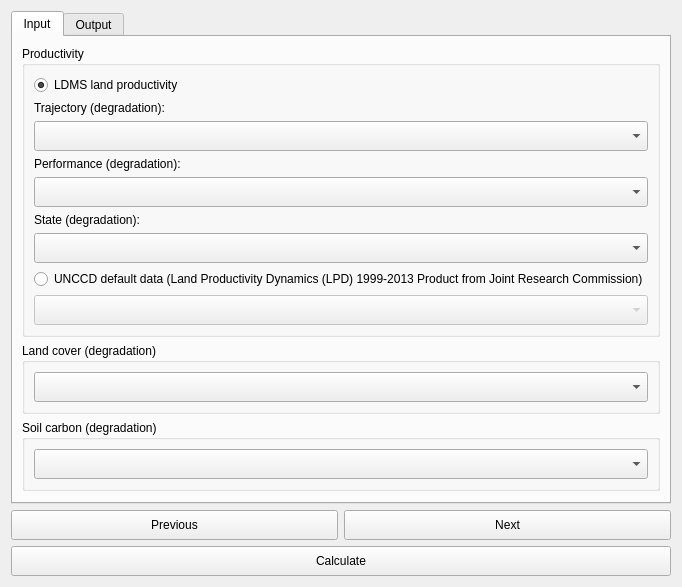
<?xml version="1.0" encoding="UTF-8"?>
<ui version="4.0">
 <class>DlgCalculateLDNSummaryTableAdmin</class>
 <widget class="QDialog" name="DlgCalculateLDNSummaryTableAdmin">
  <property name="geometry">
   <rect>
    <x>0</x>
    <y>0</y>
    <width>615</width>
    <height>560</height>
   </rect>
  </property>
  <property name="sizePolicy">
   <sizepolicy hsizetype="Fixed" vsizetype="Fixed">
    <horstretch>0</horstretch>
    <verstretch>0</verstretch>
   </sizepolicy>
  </property>
  <property name="windowTitle">
   <string>Calculate SDG 15.3.1 Indicator</string>
  </property>
  <layout class="QVBoxLayout" name="verticalLayout">
   <item>
    <widget class="QTabWidget" name="TabBox">
     <property name="sizePolicy">
      <sizepolicy hsizetype="Minimum" vsizetype="Expanding">
       <horstretch>0</horstretch>
       <verstretch>0</verstretch>
      </sizepolicy>
     </property>
     <property name="tabShape">
      <enum>QTabWidget::Rounded</enum>
     </property>
     <property name="currentIndex">
      <number>0</number>
     </property>
     <widget class="QWidget" name="InputTab">
      <attribute name="title">
       <string>Input</string>
      </attribute>
      <layout class="QVBoxLayout" name="verticalLayout_2">
       <item>
        <widget class="QGroupBox" name="groupBox">
         <property name="sizePolicy">
          <sizepolicy hsizetype="Preferred" vsizetype="Minimum">
           <horstretch>0</horstretch>
           <verstretch>0</verstretch>
          </sizepolicy>
         </property>
         <property name="maximumSize">
          <size>
           <width>16777215</width>
           <height>16777215</height>
          </size>
         </property>
         <property name="font">
          <font>
           <weight>50</weight>
           <bold>false</bold>
          </font>
         </property>
         <property name="title">
          <string>Productivity</string>
         </property>
         <layout class="QGridLayout" name="gridLayout">
          <item row="4" column="0">
           <widget class="WidgetDataIOSelectTELayerExisting" name="combo_layer_traj">
            <property name="enabled">
             <bool>true</bool>
            </property>
            <property name="sizePolicy">
             <sizepolicy hsizetype="Expanding" vsizetype="Minimum">
              <horstretch>0</horstretch>
              <verstretch>0</verstretch>
             </sizepolicy>
            </property>
            <property name="minimumSize">
             <size>
              <width>0</width>
              <height>30</height>
             </size>
            </property>
            <property name="layer_type" stdset="0">
             <string notr="true">Productivity trajectory (significance)</string>
            </property>
           </widget>
          </item>
          <item row="6" column="0">
           <widget class="WidgetDataIOSelectTELayerExisting" name="combo_layer_perf">
            <property name="enabled">
             <bool>true</bool>
            </property>
            <property name="sizePolicy">
             <sizepolicy hsizetype="Expanding" vsizetype="Minimum">
              <horstretch>0</horstretch>
              <verstretch>0</verstretch>
             </sizepolicy>
            </property>
            <property name="minimumSize">
             <size>
              <width>0</width>
              <height>30</height>
             </size>
            </property>
            <property name="layer_type" stdset="0">
             <string notr="true">Productivity performance (degradation)</string>
            </property>
           </widget>
          </item>
          <item row="8" column="0">
           <widget class="WidgetDataIOSelectTELayerExisting" name="combo_layer_state">
            <property name="enabled">
             <bool>true</bool>
            </property>
            <property name="sizePolicy">
             <sizepolicy hsizetype="Expanding" vsizetype="Minimum">
              <horstretch>0</horstretch>
              <verstretch>0</verstretch>
             </sizepolicy>
            </property>
            <property name="minimumSize">
             <size>
              <width>0</width>
              <height>30</height>
             </size>
            </property>
            <property name="layer_type" stdset="0">
             <string notr="true">Productivity state (degradation)</string>
            </property>
           </widget>
          </item>
          <item row="2" column="0">
           <widget class="QRadioButton" name="mode_te_prod">
            <property name="text">
             <string>LDMS land productivity</string>
            </property>
            <property name="checked">
             <bool>true</bool>
            </property>
           </widget>
          </item>
          <item row="5" column="0">
           <widget class="QLabel" name="combo_layer_perf_label">
            <property name="enabled">
             <bool>true</bool>
            </property>
            <property name="font">
             <font>
              <weight>50</weight>
              <bold>false</bold>
             </font>
            </property>
            <property name="text">
             <string>Performance (degradation):</string>
            </property>
           </widget>
          </item>
          <item row="7" column="0">
           <widget class="QLabel" name="combo_layer_state_label">
            <property name="enabled">
             <bool>true</bool>
            </property>
            <property name="sizePolicy">
             <sizepolicy hsizetype="Preferred" vsizetype="Minimum">
              <horstretch>0</horstretch>
              <verstretch>0</verstretch>
             </sizepolicy>
            </property>
            <property name="font">
             <font>
              <weight>50</weight>
              <bold>false</bold>
             </font>
            </property>
            <property name="text">
             <string>State (degradation):</string>
            </property>
           </widget>
          </item>
          <item row="3" column="0">
           <widget class="QLabel" name="combo_layer_traj_label">
            <property name="enabled">
             <bool>true</bool>
            </property>
            <property name="font">
             <font>
              <weight>50</weight>
              <bold>false</bold>
             </font>
            </property>
            <property name="text">
             <string>Trajectory (degradation):</string>
            </property>
           </widget>
          </item>
          <item row="10" column="0">
           <widget class="WidgetDataIOSelectTELayerImport" name="combo_layer_lpd">
            <property name="enabled">
             <bool>false</bool>
            </property>
            <property name="sizePolicy">
             <sizepolicy hsizetype="Preferred" vsizetype="Minimum">
              <horstretch>0</horstretch>
              <verstretch>0</verstretch>
             </sizepolicy>
            </property>
            <property name="minimumSize">
             <size>
              <width>0</width>
              <height>30</height>
             </size>
            </property>
            <property name="layer_type" stdset="0">
             <string notr="true">Land Productivity Dynamics (LPD)</string>
            </property>
           </widget>
          </item>
          <item row="9" column="0">
           <widget class="QRadioButton" name="mode_lpd_jrc">
            <property name="enabled">
             <bool>true</bool>
            </property>
            <property name="text">
             <string>UNCCD default data (Land Productivity Dynamics (LPD) 1999-2013 Product from Joint Research Commission)</string>
            </property>
            <property name="checked">
             <bool>false</bool>
            </property>
           </widget>
          </item>
         </layout>
        </widget>
       </item>
       <item>
        <widget class="QGroupBox" name="groupBox_2">
         <property name="sizePolicy">
          <sizepolicy hsizetype="Preferred" vsizetype="Minimum">
           <horstretch>0</horstretch>
           <verstretch>0</verstretch>
          </sizepolicy>
         </property>
         <property name="minimumSize">
          <size>
           <width>0</width>
           <height>0</height>
          </size>
         </property>
         <property name="maximumSize">
          <size>
           <width>16777215</width>
           <height>16777215</height>
          </size>
         </property>
         <property name="font">
          <font>
           <weight>50</weight>
           <bold>false</bold>
          </font>
         </property>
         <property name="title">
          <string>Land cover (degradation)</string>
         </property>
         <layout class="QVBoxLayout" name="verticalLayout_6">
          <item>
           <widget class="WidgetDataIOSelectTELayerExisting" name="combo_layer_lc">
            <property name="sizePolicy">
             <sizepolicy hsizetype="Expanding" vsizetype="Minimum">
              <horstretch>0</horstretch>
              <verstretch>0</verstretch>
             </sizepolicy>
            </property>
            <property name="minimumSize">
             <size>
              <width>0</width>
              <height>30</height>
             </size>
            </property>
            <property name="layer_type" stdset="0">
             <string notr="true">Land cover (degradation)</string>
            </property>
           </widget>
          </item>
         </layout>
        </widget>
       </item>
       <item>
        <widget class="QGroupBox" name="groupBox_3">
         <property name="enabled">
          <bool>true</bool>
         </property>
         <property name="sizePolicy">
          <sizepolicy hsizetype="Preferred" vsizetype="Minimum">
           <horstretch>0</horstretch>
           <verstretch>0</verstretch>
          </sizepolicy>
         </property>
         <property name="maximumSize">
          <size>
           <width>16777215</width>
           <height>16777215</height>
          </size>
         </property>
         <property name="font">
          <font>
           <weight>50</weight>
           <bold>false</bold>
          </font>
         </property>
         <property name="title">
          <string>Soil carbon (degradation)</string>
         </property>
         <layout class="QVBoxLayout" name="verticalLayout_7">
          <item>
           <widget class="WidgetDataIOSelectTELayerExisting" name="combo_layer_soc">
            <property name="sizePolicy">
             <sizepolicy hsizetype="Expanding" vsizetype="Minimum">
              <horstretch>0</horstretch>
              <verstretch>0</verstretch>
             </sizepolicy>
            </property>
            <property name="minimumSize">
             <size>
              <width>275</width>
              <height>30</height>
             </size>
            </property>
            <property name="layer_type" stdset="0">
             <string notr="true">Soil organic carbon (degradation)</string>
            </property>
           </widget>
          </item>
         </layout>
        </widget>
       </item>
       <item>
        <spacer name="verticalSpacer_2">
         <property name="orientation">
          <enum>Qt::Vertical</enum>
         </property>
         <property name="sizeHint" stdset="0">
          <size>
           <width>20</width>
           <height>40</height>
          </size>
         </property>
        </spacer>
       </item>
      </layout>
     </widget>
     <widget class="QWidget" name="OutputTab">
      <attribute name="title">
       <string>Output</string>
      </attribute>
      <layout class="QVBoxLayout" name="verticalLayout_3">
       <item>
        <widget class="QGroupBox" name="groupBox_6">
         <property name="sizePolicy">
          <sizepolicy hsizetype="Preferred" vsizetype="Minimum">
           <horstretch>0</horstretch>
           <verstretch>0</verstretch>
          </sizepolicy>
         </property>
         <property name="title">
          <string>Output file for indicator layer</string>
         </property>
         <layout class="QHBoxLayout" name="horizontalLayout">
          <item>
           <widget class="QLineEdit" name="output_file_layer">
            <property name="sizePolicy">
             <sizepolicy hsizetype="Expanding" vsizetype="Minimum">
              <horstretch>0</horstretch>
              <verstretch>0</verstretch>
             </sizepolicy>
            </property>
            <property name="minimumSize">
             <size>
              <width>0</width>
              <height>35</height>
             </size>
            </property>
            <property name="readOnly">
             <bool>true</bool>
            </property>
            <property name="placeholderText">
             <string>Click &quot;Browse&quot; to choose a file...</string>
            </property>
           </widget>
          </item>
          <item>
           <widget class="QPushButton" name="browse_output_file_layer">
            <property name="sizePolicy">
             <sizepolicy hsizetype="Minimum" vsizetype="Minimum">
              <horstretch>0</horstretch>
              <verstretch>0</verstretch>
             </sizepolicy>
            </property>
            <property name="minimumSize">
             <size>
              <width>0</width>
              <height>35</height>
             </size>
            </property>
            <property name="text">
             <string>Browse</string>
            </property>
           </widget>
          </item>
         </layout>
        </widget>
       </item>
       <item>
        <widget class="QGroupBox" name="groupBox_7">
         <property name="sizePolicy">
          <sizepolicy hsizetype="Preferred" vsizetype="Minimum">
           <horstretch>0</horstretch>
           <verstretch>0</verstretch>
          </sizepolicy>
         </property>
         <property name="title">
          <string>Output file for summary table</string>
         </property>
         <layout class="QHBoxLayout" name="horizontalLayout_2">
          <item>
           <widget class="QLineEdit" name="output_file_table">
            <property name="sizePolicy">
             <sizepolicy hsizetype="Expanding" vsizetype="Minimum">
              <horstretch>0</horstretch>
              <verstretch>0</verstretch>
             </sizepolicy>
            </property>
            <property name="minimumSize">
             <size>
              <width>0</width>
              <height>35</height>
             </size>
            </property>
            <property name="readOnly">
             <bool>true</bool>
            </property>
            <property name="placeholderText">
             <string>Click &quot;Browse&quot; to choose a file...</string>
            </property>
           </widget>
          </item>
          <item>
           <widget class="QPushButton" name="browse_output_file_table">
            <property name="sizePolicy">
             <sizepolicy hsizetype="Minimum" vsizetype="Minimum">
              <horstretch>0</horstretch>
              <verstretch>0</verstretch>
             </sizepolicy>
            </property>
            <property name="minimumSize">
             <size>
              <width>0</width>
              <height>35</height>
             </size>
            </property>
            <property name="text">
             <string>Browse</string>
            </property>
           </widget>
          </item>
         </layout>
        </widget>
       </item>
       <item>
        <spacer name="verticalSpacer">
         <property name="orientation">
          <enum>Qt::Vertical</enum>
         </property>
         <property name="sizeHint" stdset="0">
          <size>
           <width>20</width>
           <height>40</height>
          </size>
         </property>
        </spacer>
       </item>
      </layout>
     </widget>
    </widget>
   </item>
   <item>
    <layout class="QGridLayout" name="gridLayout_3">
     <item row="0" column="0">
      <widget class="QPushButton" name="button_prev">
       <property name="sizePolicy">
        <sizepolicy hsizetype="Minimum" vsizetype="Minimum">
         <horstretch>0</horstretch>
         <verstretch>0</verstretch>
        </sizepolicy>
       </property>
       <property name="minimumSize">
        <size>
         <width>0</width>
         <height>30</height>
        </size>
       </property>
       <property name="text">
        <string>Previous</string>
       </property>
      </widget>
     </item>
     <item row="0" column="1">
      <widget class="QPushButton" name="button_next">
       <property name="sizePolicy">
        <sizepolicy hsizetype="Minimum" vsizetype="Minimum">
         <horstretch>0</horstretch>
         <verstretch>0</verstretch>
        </sizepolicy>
       </property>
       <property name="minimumSize">
        <size>
         <width>0</width>
         <height>30</height>
        </size>
       </property>
       <property name="text">
        <string>Next</string>
       </property>
      </widget>
     </item>
     <item row="1" column="0" colspan="2">
      <widget class="QPushButton" name="button_calculate">
       <property name="sizePolicy">
        <sizepolicy hsizetype="Minimum" vsizetype="Minimum">
         <horstretch>0</horstretch>
         <verstretch>0</verstretch>
        </sizepolicy>
       </property>
       <property name="minimumSize">
        <size>
         <width>0</width>
         <height>30</height>
        </size>
       </property>
       <property name="text">
        <string>Calculate</string>
       </property>
      </widget>
     </item>
    </layout>
   </item>
  </layout>
 </widget>
 <customwidgets>
  <customwidget>
   <class>WidgetDataIOSelectTELayerImport</class>
   <extends>QComboBox</extends>
   <header>LDMP/data_io.h</header>
  </customwidget>
  <customwidget>
   <class>WidgetDataIOSelectTELayerExisting</class>
   <extends>QComboBox</extends>
   <header>LDMP/data_io</header>
  </customwidget>
 </customwidgets>
 <tabstops>
  <tabstop>TabBox</tabstop>
  <tabstop>mode_te_prod</tabstop>
  <tabstop>mode_lpd_jrc</tabstop>
  <tabstop>combo_layer_lc</tabstop>
  <tabstop>combo_layer_soc</tabstop>
  <tabstop>button_prev</tabstop>
  <tabstop>button_next</tabstop>
  <tabstop>button_calculate</tabstop>
  <tabstop>combo_layer_traj</tabstop>
  <tabstop>combo_layer_perf</tabstop>
  <tabstop>combo_layer_state</tabstop>
  <tabstop>combo_layer_lpd</tabstop>
  <tabstop>browse_output_file_layer</tabstop>
  <tabstop>browse_output_file_table</tabstop>
  <tabstop>output_file_layer</tabstop>
  <tabstop>output_file_table</tabstop>
 </tabstops>
 <resources/>
 <connections/>
</ui>
